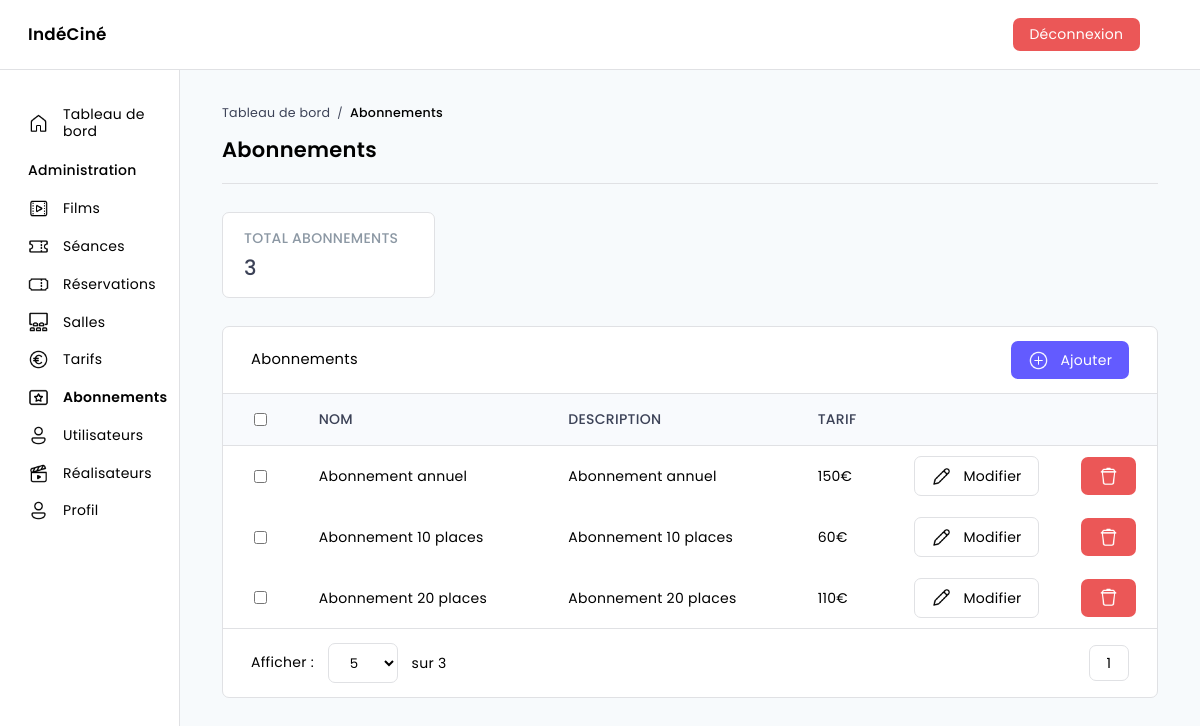
/dashboard/subscriptions (signed in), run on the app's committed database.
### tables this page shows
CREATE TABLE IF NOT EXISTS `subscriptions` (
  `subscriptionId` int(11) NOT NULL AUTO_INCREMENT,
  `subscriptionName` varchar(255) NOT NULL,
  `subscriptionDescription` text,
  `subscriptionPricing` int(11) NOT NULL DEFAULT '0',
  PRIMARY KEY (`subscriptionId`)
);

### src/Controllers/Controller.php (called while the page is built, shortened)
<?php
abstract class Controller {
    public function render (string $file, array $data = [], string $template = 'default') {
        extract($data);
        require_once ROOT . '/Views/pages/' . $file . '.php';
    }
}

### index.php (called while the page is built, shortened)
<?php
$app = new Router;
$app -> start();

### src/Models/Model.php (called while the page is built, shortened)
<?php
class Model extends Database {
    public function read (array $columns = null, array $criteria = null, array $join = null, int $limit = null, int $offset = null, string $count = null, string $fetch = null) {
        $params = array(
            'columns' => $columns,
            'criteria' => $criteria,
            'join' => $join,
            'limit' => $limit,
            'offset' => $offset,
            'count' => $count,
            'fetch' => $fetch
        );
        $criteriaString = "";
        $columnsString = "*";
        $joinString = "";
        $limitString = "";
        $offsetString = "";
        $criterionValues = null;
        foreach ($params as $key => $value) {
            if ($value) switch ($key) {
                case 'limit':
                    $limitString = " LIMIT $limit";
                    break;
                case 'count':
                    $columnsString = "COUNT($columnsString) AS $value";
                    break;
            }
        }
        $sqlQuery = "SELECT " . $columnsString . " FROM {$this -> table} " . ((isset($join)) ? $join['table'] : null) . $joinString . $criteriaString . $limitString . $offsetString;
        $query = $this -> runQuery($sqlQuery, $criterionValues);
        if ($fetch == 'fetch') return $query -> fetch();
        else if ($fetch === 'fetchAll') return $query -> fetchAll();
        else return null;
    }
    public function runQuery (string $req, array $attrs = null) {
        $this -> database = Database::getInstance();
        if ($attrs !== null) {
            $query = $this -> database -> prepare($req);
            $query -> execute($attrs);
            return $query;
        } else return $this -> database -> query($req);
    }
}

### src/Models/SubscriptionsModel.php (called while the page is built, shortened)
<?php
class SubscriptionsModel extends Model {
    public function __construct() {
        $this -> table = 'subscriptions';
    }
}

### src/Core/Database.php (called while the page is built, shortened)
<?php
class Database extends PDO {
    private static $instance;
    private function __construct () {
        $_dsn = 'mysql:dbname=' . self::DATABASE . ';host=' . self::SERVER;
    }
    public static function getInstance () : self {
        if (self::$instance === null) self::$instance = new self();
        return self::$instance;
    }
}

### src/Views/pages/dashboard/subscriptions/index.php (the view, shortened to what this page needs)
<?php if ($_SESSION['user'] -> userRole === 'admin'): ?>
<div class="cards-container">
    <div class="card">
        <p class="title">TOTAL ABONNEMENTS</p>
        <p class="value"><?= $totalSubscriptions ?></p>
    </div>
</div>
<?php endif; ?>
<div class="table-container">
    <div class="table-header">
        <p>Abonnements</p>
        <form method="post">
            <button class="bg bg-blue" name="add">
                <img src="/public/images/icons/regular_add--v1.png">
                Ajouter
            </button>
        </form>
    </div>
    <form method="post">
        <table>
            <thead>
                <tr>
                    <th><input type="checkbox"></th>
                    <th>Nom</th>
                    <th>Description</th>
                    <th>Tarif</th>
                    <?php if ($_SESSION['user'] -> userRole === 'admin'): ?>
                    <th></th>
                    <?php endif; ?>
                    <th></th>
                </tr>
            </thead>
            <tbody>
                <?php foreach ($subscriptions as $subscription): ?>
                <tr onclick="window.location.href = '/dashboard/subscriptions/<?= $subscription -> subscriptionId ?>'">
                    <td><input type="checkbox"></td>
                    <td><?= $subscription -> subscriptionName ?></td>
                    <td><?= ($subscription -> subscriptionDescription !== null) ? $subscription -> subscriptionDescription : "Non renseignée" ?></td>
                    <td><?= $subscription -> subscriptionPricing ?>€</td>
                    <?php if ($_SESSION['user'] -> userRole === 'admin'): ?>
                    <td>
                        <button class="border" name="modify" value="<?= $subscription -> subscriptionId ?>">
                            <img src="/public/images/icons/regular_edit--v1.png">
                            Modifier
                        </button>
                    </td>
                    <?php endif; ?>
                    <td>
                        <button class="bg bg-red" name="delete" value="<?= $subscription -> subscriptionId ?>">
                            <img class="img-only" src="/public/images/icons/regular_filled-trash.png">
                        </button>
                    </td>
                </tr>
                <?php endforeach; ?>
            </tbody>
        </table>
    </form>
    <div class="table-footer">
        <div class="lines-number">
            <p>Afficher :</p>
            <form method="post">
                <select name="show" onchange="onSelectSubmit()">
                    <option value="5">5</option>
                </select>
            </form>
            <p>sur <?= $totalSubscriptions ?></p>
        </div>
        <form class="change-page" method="post">
            <?php for ($i = 1; $i < $nbPages + 1; $i++): ?>
                <button class="border" name="page" value="<?= $i ?>"><?= $i ?></button>
            <?php endfor; ?>
        </form>
    </div>
</div>

### public/css/master.css (style rules this page uses)
:root { --color_white: #FFF; --color_black: #000; --color_light-grey: #E0E1E4; --color_grey: #8C98A4; --color_dark-grey: #3C4257; --color_light-blue: #B8D9EF; --color_blue: #635BFF; --color_blue-grey: #F8FAFD; --color_red: #EB5757; --color_green: #27AE60; --color_background: #F7FAFC; }
* { margin: 0; padding: 0; box-sizing: border-box; font: 14px "Poppins", sans-serif; line-height: 1.2; letter-spacing: .02rem; }
body { background-color: var(--color_background); }

### public/css/layout/main.css (style rules this page uses)
main p:not(:last-child) { margin-bottom: .1rem; }

### public/css/components/inputs.css (style rules this page uses)
input, select, textarea, fieldset { display: block; width: 100%; border: 1px solid var(--color_light-grey); border-radius: .5rem; }
input:not([type='submit']), select, textarea { margin: .6rem 0; font-size: .95rem; }
input:not([type='submit']), select { padding: .6rem 1.2rem; }
input[type='file'], select { cursor: pointer; }
select { background-color: var(--color_white); }

### public/css/components/buttons.css (style rules this page uses)
button { border: none; border-radius: .5rem; background-color: inherit; cursor: pointer; }
button:not(.no-style) { display: flex; align-items: center; padding: .6rem 1.2rem; }
button.border { border: 1px solid var(--color_light-grey); }
button.bg { color:var(--color_white); }
button.bg-blue { background-color: var(--color_blue); }
button.bg-red { background-color: var(--color_red); }
button img { height: 1.5rem; }
button img:not(.img-only) { margin-right: .8rem; }

### public/css/components/cards.css (style rules this page uses)
.cards-container { display: flex; flex-wrap: wrap; column-gap: 2rem; row-gap: 1.5rem; margin-bottom: 2rem; }
.cards-container .card { display: flex; flex-direction: column; align-items: flex-start; width: calc(25% - 1.5rem); padding: 1.2rem 1.5rem; border: 1px solid var(--color_light-grey); border-radius: .5rem; background-color: var(--color_white); cursor: pointer; }
.cards-container .card .title { margin-bottom: .6rem; font-weight: 500; color: var(--color_grey); }
.cards-container .card .value { font-size: 1.5rem; font-weight: 500; color: var(--color_dark-grey); }

### public/css/components/tables.css (style rules this page uses)
.table-container { border: 1px solid var(--color_light-grey); border-radius: .5rem; background-color: var(--color_white); }
.table-container .table-header { display: flex; justify-content: space-between; align-items: center; padding: 1rem 2rem; }
.table-container .table-header p { font-size: 1.05rem; }
.table-container .table-header form { display: flex; }
.table-container table { width: 100%; border-top: 1px solid var(--color_light-grey); border-bottom: 1px solid var(--color_light-grey); border-collapse: collapse; }
.table-container table thead { border-bottom: 1px solid var(--color_light-grey); background-color: var(--color_blue-grey); }
.table-container table th { padding: .75rem 1.5rem; font-weight: 500; color: var(--color_dark-grey); text-transform: uppercase; text-align: left; }
.table-container table th:first-child { width: 8%; }
.table-container table th:nth-last-child(2) { width: 14%; }
.table-container table th:last-child { width: 7%; }
.table-container table tr { cursor: pointer; }
.table-container table td { padding: .75rem 1.5rem; }
.table-container .table-footer { display: flex; justify-content: space-between; padding: 1rem 2rem; }
.table-container .table-footer .lines-number { width: auto; }
.table-container .table-footer .lines-number, .table-container .table-footer .change-page { display: flex; align-items: center; }
.table-container .table-footer .lines-number select { width: auto; margin: 0 1rem; }

### data on the page
subscriptions: subscriptionName "Abonnement annuel", subscriptionDescription "Abonnement annuel", subscriptionPricing "150", $subscription -> subscriptionId 1 (drawn)
subscriptions: subscriptionName "Abonnement 10 places", subscriptionDescription "Abonnement 10 places", subscriptionPricing "60", $subscription -> subscriptionId 2 (drawn)
subscriptions: subscriptionName "Abonnement 20 places", subscriptionDescription "Abonnement 20 places", subscriptionPricing "110", $subscription -> subscriptionId 3 (drawn)

### other printed values
end($pageData['breadcrumb']) "Abonnements"
$pageData['title'] "Abonnements"
$totalSubscriptions "3"
